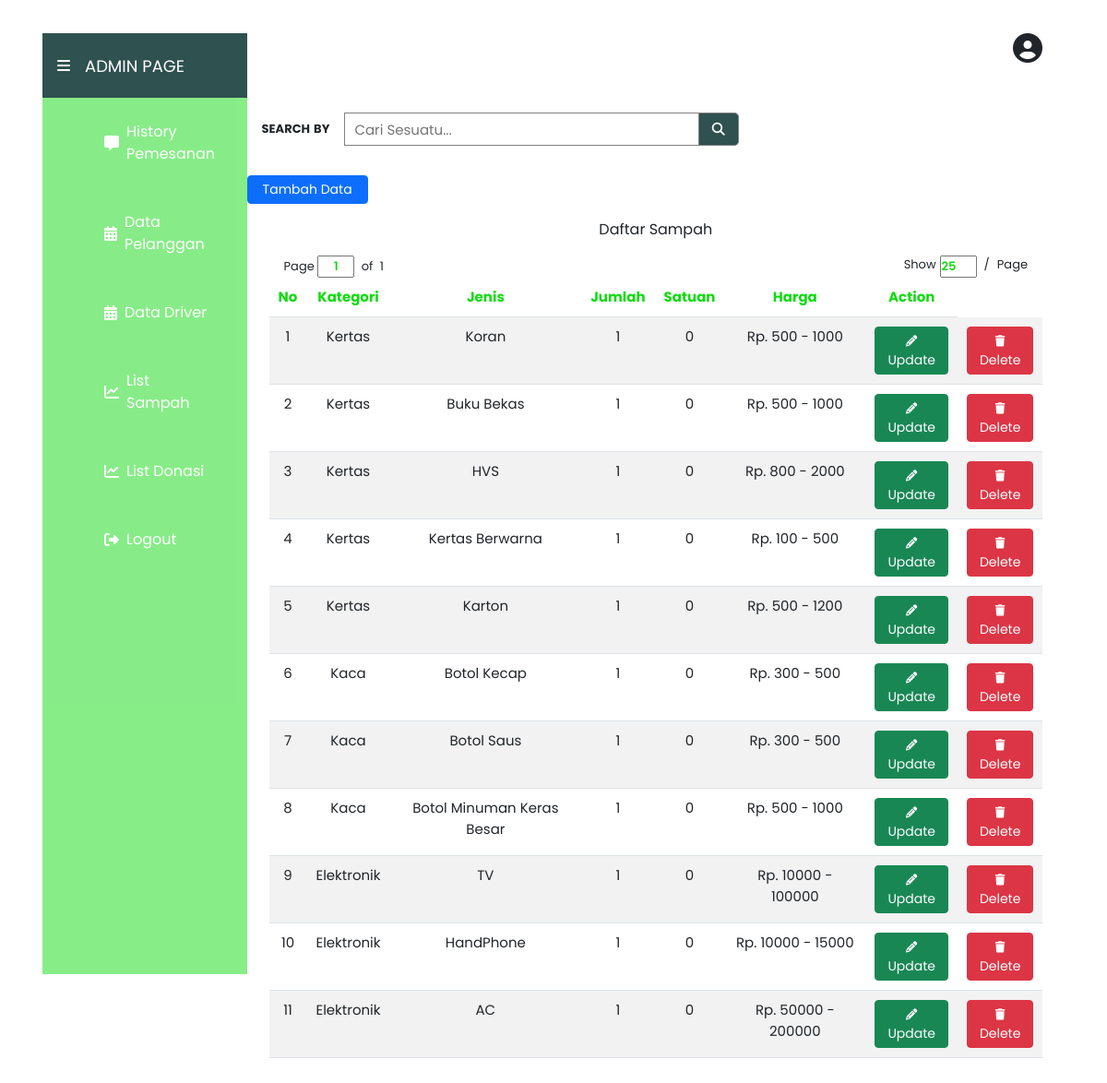
/index.php/updatesampah, run on the app's committed database.
### tables this page shows
CREATE TABLE `listsampah` (
  `id` int(11) NOT NULL,
  `kategori` varchar(128) NOT NULL,
  `jenis` varchar(128) NOT NULL,
  `satuan` int(11) NOT NULL,
  `satuankilo` int(11) NOT NULL,
  `hargamin` int(11) NOT NULL,
  `harga` int(11) NOT NULL
);

### application/controllers/Updatesampah.php (called while the page is built, shortened)
<?php
class Updatesampah extends CI_Controller
{
    public function __construct()
    {
        $this->load->model('m_admin');
    }
    public function index()
    {
        $data['title'] = 'Sampah';
        $data['updatesampah'] = $this->m_admin->get_sampah('listsampah')->result();
        $this->load->view('V_listsampah', $data);
    }
}

### index.php (called while the page is built, shortened)
<?php
require_once BASEPATH.'core/CodeIgniter.php';

### application/models/M_admin.php (called while the page is built, shortened)
<?php
class M_admin extends CI_Model
{
    public function get_sampah($table)
    {
        return $this->db->get($table);
    }
}

### application/views/V_listsampah.php (the view, shortened to what this page needs)
<!DOCTYPE html>
<html>
<head>
    <link rel="stylesheet" href="<?php echo base_url(); ?>assets/css/styleadmin.css">
    <link rel="stylesheet" href="https://cdnjs.cloudflare.com/ajax/libs/font-awesome/5.15.3/css/all.min.css" />
    <link rel="stylesheet" href="https://unpkg.com/boxicons@latest/css/boxicons.min.css">
    <link href="https://cdn.jsdelivr.net/npm/remixicon@2.5.0/fonts/remixicon.css" rel="stylesheet">
    <link href="https://cdn.jsdelivr.net/npm/bootstrap@5.2.3/dist/css/bootstrap.min.css" rel="stylesheet">
    <link rel="stylesheet" href="https://cdnjs.cloudflare.com/ajax/libs/font-awesome/6.2.1/css/all.min.css">
</head>
<div class="mt-lg-3 container px-3 bg-grey">
    <div class="d-flex">
        <div class="d-flex align-items-center " id="navbar">
            <button class="navbar-toggler" type="button" data-bs-toggle="collapse" data-bs-target="#navbar-items" aria-controls="navbarSupportedContent" aria-expanded="true" aria-label="Toggle navigation">
                <span class="fas fa-bars ps-3"></span>
            </button>
            <a class="text-decoration-none fs14 ps-3" href="<?= site_url('homeadmin') ?>">ADMIN PAGE
            </a>
        </div>
        <div id="navbar2" class="d-flex justify-content-end pe-4"><i class="fa fa-user-circle fa-2x" aria-hidden="true"></i></div>
    </div>
    <div class="d-md-flex">
        <ul id="navbar-items" class="">
            <li>
                <i class="fas fa-comment-alt px-2 ps-0"></i><a href="<?= site_url('homeadmin') ?>" class="nav-link active">History Pemesanan</a>
            </li>
            <li>
                <i class="fas fa-calendar-alt px-2 ps-0"></i><a href="<?php echo base_url(); ?>Pelanggan" class="nav-link">Data Pelanggan</a>
            </li>
            <li>
                <i class="fas fa-calendar-alt px-2 ps-0"></i><a href="<?= site_url('Datadriver') ?>" class="nav-link active">Data Driver</a>
            </li>
            <li>
                <i class="fas fa-chart-line px-2 ps-0"></i><a href="<?= site_url('updatesampah') ?>" class="nav-link">List Sampah</a>
            </li>
            <li>
                <i class="fas fa-chart-line px-2 ps-0"></i><a href="<?= site_url('Donasi/read_donasi') ?>" class="nav-link">List Donasi</a>
            </li>
            <li>
                <i class="fas fa-fw fa-sign-out-alt px-4 ps-0"></i><a href="<?= site_url('Registration/logout') ?>" class="nav-link">Logout</a>
            </li>
        </ul>
        <div id="topnavbar">
            <div class="d-flex align-items-center mb-3 px-md-3 px-2"> <span class="text-uppercase fs13 fw-bolder pe-3 mb-3">search<span class="ps-1">by</span></span>
                <form class="example d-flex align-items-center mb-3"> <input type="text" placeholder="Cari Sesuatu..." name="search"> <button type="submit"><i class="fa fa-search"></i></button> </form>
            </div>
            <a href="<?= base_url('Updatesampah/tambah') ?>" class=" ps-3 btn btn-primary btn-sm px-2 pe-3 mb-3 ">Tambah Data</a>
            <div class="container text-center">
                <p class="teks-pesanan"> Daftar Sampah </p>
                <div class="container text-center">
                    <table class="table table-striped">
                        <thead>
                            <tr>
                                <th scope="col"> No </th>
                                <th scope="col"> Kategori </th>
                                <th scope="col"> Jenis </th>
                                <th scope="col"> Jumlah </th>
                                <th scope="col"> Satuan </th>
                                <th scope="col"> Harga </th>
                                <th scope="col"> Action </th>
                            </tr>
                        </thead>
                        <?php
                        $no = 1;
                        foreach ($updatesampah as $ush) : ?>
                            <tr>
                                <td><?php echo $no++ ?></td>
                                <td><?php echo $ush->kategori ?></td>
                                <td><?php echo $ush->jenis ?></td>
                                <td><?php echo $ush->satuan ?></td>
                                <td><?php echo $ush->satuankilo ?></td>
                                <td>Rp. <?php echo $ush->hargamin ?> - <?php echo $ush->harga ?></td>
                                <td>
                                    <a href=" <?= site_url('Updatesampah/edit/' . $ush->id) ?>" class="btn btn-sm btn-success"><i class="fa fa-pencil small"></i>Update</a>
                                </td>
                                <td onclick="javascript: return confirm('Anda Yakin Hapus?')">
                                    <form action="<?= site_url('Updatesampah/hapus/') ?>" method="post">
                                        <button class="btn btn-sm btn-danger"><i class="fa fa-trash small"></i>Delete</button>
                                    </form>
                                </td>
                            </tr>
                        <?php endforeach; ?>
                        <div class="d-flex align-items-center justify-content-between px-3 mt-3">
                            <div class="bg-bdark fs13">
                                <span>Page</span>
                                <input class="input-10 text-center" type="text" value="1">
                                <span>
                                    <span class="px-1">of</span>
                                    1</span>
                            </div>
                            <div class="d-flex justify-content-end bg-bdark fs13">
                                <span class="pe-1">Show</span>
                                <input class="input-10" type="number" value="25">
                                <span class="ps-2"><span class="pe-2">/</span>Page</span>
                            </div>
                        </div>
                </div>
            </div>
            </body>
</html>

### assets/css/styleadmin.css (style rules this page uses)
* { padding: 0; margin: 0; box-sizing: border-box; font-family: "Poppins", sans-serif; list-style: none; }
:root { --bg-color: #ffff; --text-color: rgb(0, 0, 0); --main-color: #11db11; --secondary-color: #2f5150; }
.input-10 { width: 40px; color: var(--main-color); font-weight: 600; }
form.example input[type="text"] { padding: 10px; font-size: 15px; border: 1px solid grey; float: left; width: 90%; height: 36px; background: var(--bg-color); }
form.example button { float: left; width: 10%; height: 36px; padding: 5px; border-top-right-radius: 5px; border-bottom-right-radius: 5px; background: var(--secondary-color); color: var(--bg-color); font-size: 14px; border: 1px solid grey; border-left: none; cursor: pointer; }
::placeholder { font-size: 15px; }
form.example::after { content: ""; clear: both; display: table; }
.table thead tr th { font-size: 15px; color: var(--main-color); padding: 10px 10px; }
.table tbody tr td { font-size: 15px; padding: 10px 10px; }
#navbar { width: 20%; background-color: var(--secondary-color)!important; height: 70px; border: none; }
#navbar a { color: var(--bg-color); }
.fas.fa-bars { color: var(--bg-color); }
#navbar2 { width: 80%; }
#navbar-items { width: 20%; height: 950px; background-color: var(--main-color); opacity: 0.5; }
ul#navbar-items li { color: var(--bg-color); padding: 25px 35px; font-size: 16px; display: flex; align-items: center; }
ul li .fas { font-size: 16px; }
#topnavbar { width: 80%; }
.fs13 { font-size: 13px; }
.fs14 { font-size: 18px; color: var(--bg-color); }
.example { width: 50%; }

### data on the page
listsampah: kategori "Kertas", jenis "Koran", satuan "1", satuankilo "0", hargamin "500", harga "1000"
listsampah: kategori "Kertas", jenis "Buku Bekas", satuan "1", satuankilo "0", hargamin "500", harga "1000"
listsampah: kategori "Kertas", jenis "HVS", satuan "1", satuankilo "0", hargamin "800", harga "2000"
listsampah: kategori "Kertas", jenis "Kertas Berwarna", satuan "1", satuankilo "0", hargamin "100", harga "500"
listsampah: kategori "Kertas", jenis "Karton", satuan "1", satuankilo "0", hargamin "500", harga "1200"
listsampah: kategori "Kaca", jenis "Botol Kecap", satuan "1", satuankilo "0", hargamin "300", harga "500"
listsampah: kategori "Kaca", jenis "Botol Saus", satuan "1", satuankilo "0", hargamin "300", harga "500"
listsampah: kategori "Kaca", jenis "Botol Minuman Keras Besar", satuan "1", satuankilo "0", hargamin "500", harga "1000"
listsampah: kategori "Elektronik", jenis "TV", satuan "1", satuankilo "0", hargamin "10000", harga "100000"
listsampah: kategori "Elektronik", jenis "HandPhone", satuan "1", satuankilo "0", hargamin "10000", harga "15000"
listsampah: kategori "Elektronik", jenis "AC", satuan "1", satuankilo "0", hargamin "50000", harga "200000"
